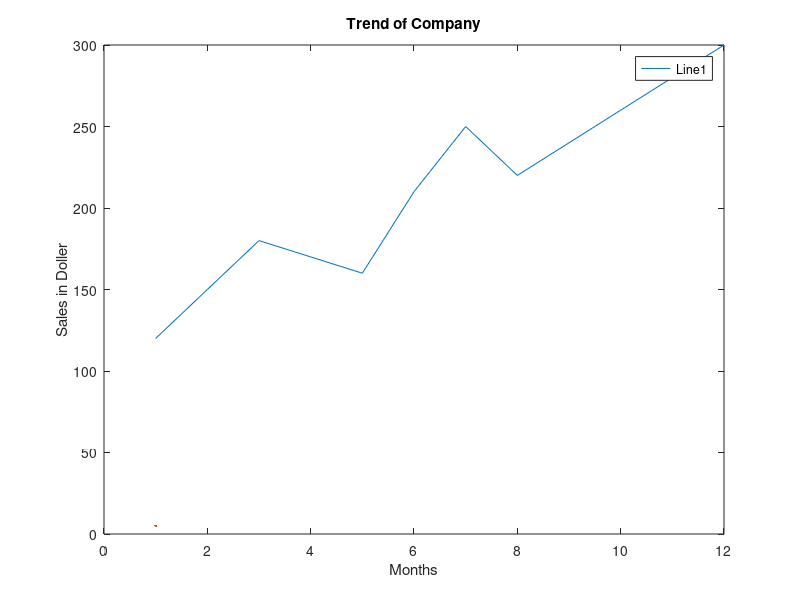

Recreate this plot in MATLAB.

A=1:12;
B= [120 150 180 170 160 210 250 220 240 260 280 300]; 
figure; plot(A, B, Linewidth=5)
xlabel('Months')
ylabel('Sales in Doller')
title('Trend of Company') 
legend('Line1')
